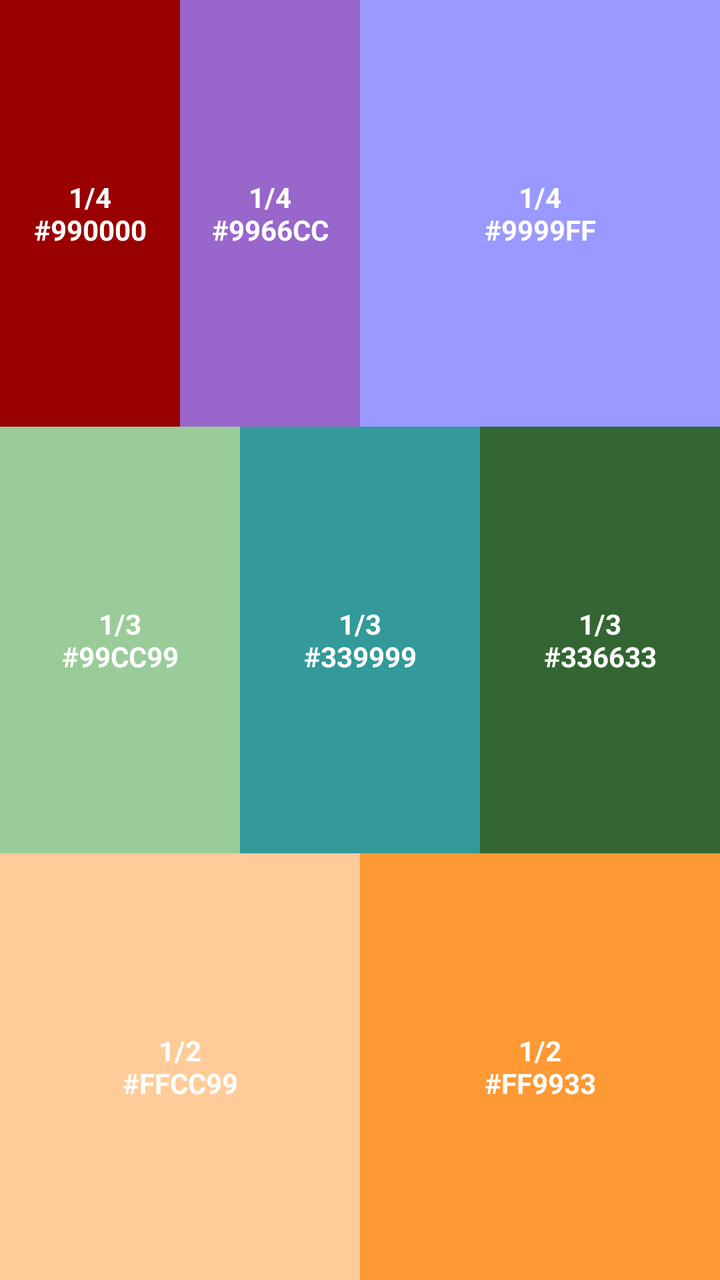
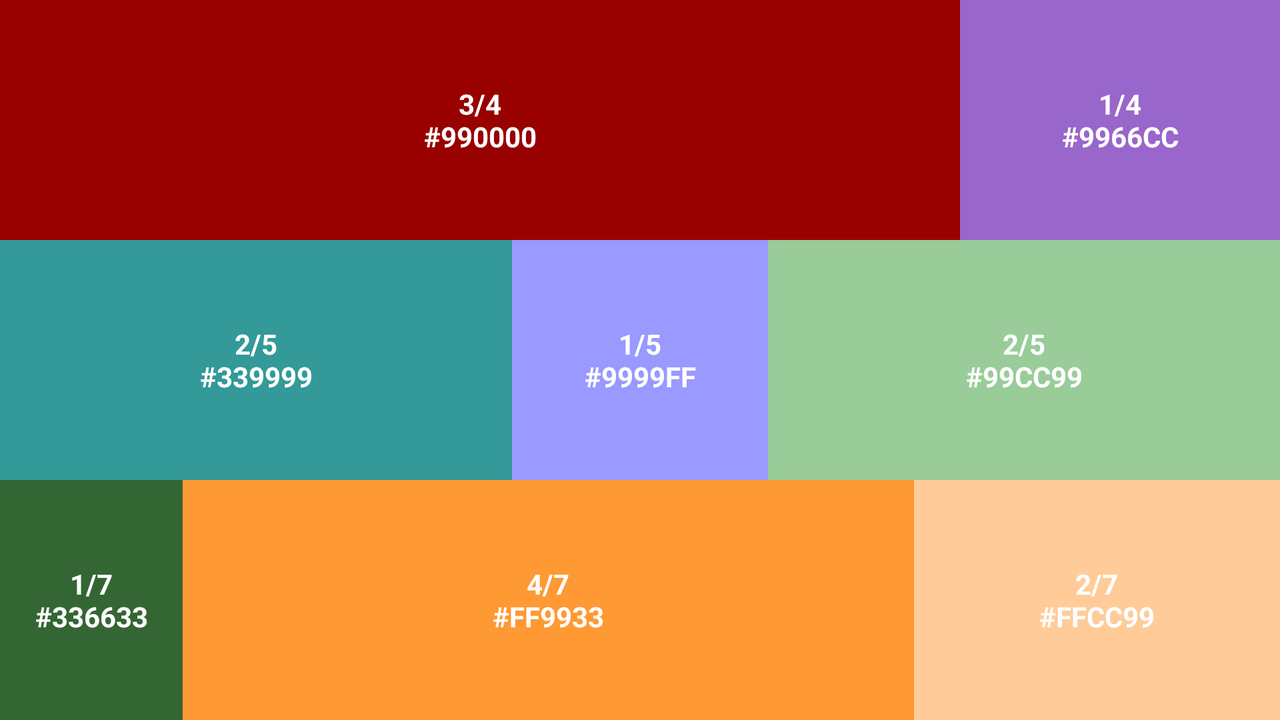

One screen, two layout resources from the same app: the default and the repository's alternative for another configuration. Each is rendered where Android would select it; the XML of both is given below.
<!-- AndroidManifest.xml: fallback theme Theme.MaterialComponents.DayNight.NoActionBar -->
<!-- res/layout/page2.xml -->
<?xml version="1.0" encoding="utf-8"?>
<LinearLayout xmlns:android="http://schemas.android.com/apk/res/android"
              android:layout_width="match_parent"
              android:layout_height="match_parent"
              android:gravity="center"
              android:orientation="vertical">
    <LinearLayout style="@style/LayRow">
            <TextView android:text="1/4\n#990000" style="@style/RectWithText" android:layout_weight="1" android:background="#990000"/>
            <TextView android:text="1/4\n#9966CC" style="@style/RectWithText" android:layout_weight="1" android:background="#9966CC"/>
            <TextView android:text="1/4\n#9999FF" style="@style/RectWithText" android:layout_weight="2" android:background="#9999FF"/>
    </LinearLayout>
    <LinearLayout style="@style/LayRow">
        <TextView android:text="1/3\n#99CC99" style="@style/RectWithText" android:layout_weight="1" android:background="#99CC99"/>
        <TextView android:text="1/3\n#339999" style="@style/RectWithText" android:layout_weight="1" android:background="#339999"/>
        <TextView android:text="1/3\n#336633" style="@style/RectWithText" android:layout_weight="1" android:background="#336633"/>
    </LinearLayout>
    <LinearLayout style="@style/LayRow">
        <TextView android:text="1/2\n#FFCC99" style="@style/RectWithText" android:layout_weight="1" android:background="#FFCC99"/>
        <TextView android:text="1/2\n#FF9933" style="@style/RectWithText" android:layout_weight="1" android:background="#FF9933"/>
    </LinearLayout>
</LinearLayout>
<!-- resources referenced by this layout -->
<resources>
  <style name="LayRow">
          <item name="android:layout_width">match_parent</item>
          <item name="android:layout_height">0dip</item>
          <item name="android:layout_weight">1</item>
          <item name="android:orientation">horizontal</item>
      </style>
  <style name="RectWithText">
              <item name="android:gravity">center</item>
              <item name="android:layout_height">match_parent</item>
              <item name="android:layout_width">0dip</item>
              <item name="android:textColor">#fff</item>
              <item name="android:textStyle">bold</item>
              <item name="android:textSize">14dip</item>
          </style>
</resources>
<!-- res/layout-land/page2.xml (the repository's variant of the layout above) -->
<!-- drawn on the phone turned sideways -->
<?xml version="1.0" encoding="utf-8"?>
<LinearLayout xmlns:android="http://schemas.android.com/apk/res/android"
              android:orientation="vertical"
              android:layout_width="match_parent"
              android:layout_height="match_parent"
        >
    <LinearLayout style="@style/LayRow">
        <TextView android:text="3/4\n#990000" style="@style/RectWithText" android:layout_weight="3"
                  android:background="#990000"/>
        <TextView android:text="1/4\n#9966CC" style="@style/RectWithText" android:layout_weight="1"
                  android:background="#9966CC"/>

    </LinearLayout>
    <LinearLayout style="@style/LayRow">


        <TextView android:text="2/5\n#339999" style="@style/RectWithText" android:layout_weight="2"
                  android:background="#339999"/>
        <TextView android:text="1/5\n#9999FF" style="@style/RectWithText" android:layout_weight="1"
                  android:background="#9999FF"/>
        <TextView android:text="2/5\n#99CC99" style="@style/RectWithText" android:layout_weight="2"
                  android:background="#99CC99"/>

    </LinearLayout>
    <LinearLayout style="@style/LayRow">
        <TextView android:text="1/7\n#336633" style="@style/RectWithText" android:layout_weight="1"
                  android:background="#336633"/>
        <TextView android:text="4/7\n#FF9933" style="@style/RectWithText" android:layout_weight="4"
                  android:background="#FF9933"/>
        <TextView android:text="2/7\n#FFCC99" style="@style/RectWithText" android:layout_weight="2"
                  android:background="#FFCC99"/>
    </LinearLayout>
</LinearLayout>
